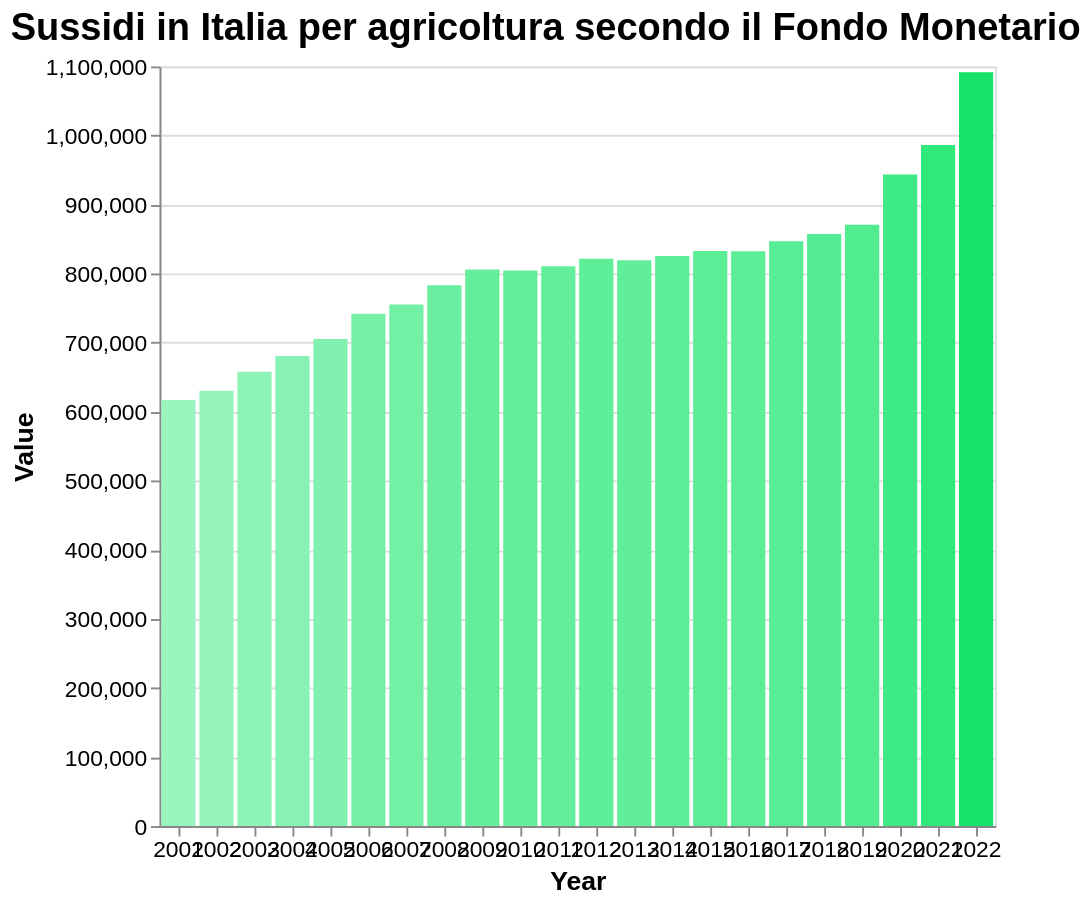

This figure's Vega-Lite source:
### Vega-Lite specification from a JSON file in a GitHub repository (floating-point values rounded to 4 significant figures)
{"$schema": "https://vega.github.io/schema/vega-lite/v5.17.0.json", "config": {"axis": {"labelFontSize": 12, "titleFontSize": 14}, "background": "transparent", "title": {"anchor": "start", "color": "black", "fontSize": 20}}, "data": {"name": "data-2aeefea6411b9a4fed7f67ff28020110"}, "datasets": {"data-2aeefea6411b9a4fed7f67ff28020110": [{"Value": 617051, "Year": 2001}, {"Value": 630369, "Year": 2002}, {"Value": 657771, "Year": 2003}, {"Value": 680718, "Year": 2004}, {"Value": 705459, "Year": 2005}, {"Value": 741766, "Year": 2006}, {"Value": 755305, "Year": 2007}, {"Value": 783156, "Year": 2008}, {"Value": 805888, "Year": 2009}, {"Value": 804370, "Year": 2010}, {"Value": 810686, "Year": 2011}, {"Value": 821712, "Year": 2012}, {"Value": 819381, "Year": 2013}, {"Value": 825502, "Year": 2014}, {"Value": 832927, "Year": 2015}, {"Value": 832265, "Year": 2016}, {"Value": 846821, "Year": 2017}, {"Value": 857245, "Year": 2018}, {"Value": 870860, "Year": 2019}, {"Value": 943494, "Year": 2020}, {"Value": 986167, "Year": 2021}, {"Value": 1091530, "Year": 2022}]}, "encoding": {"color": {"field": "Value", "legend": null, "scale": {"interpolate": "hsl", "scheme": ["#99f4be", "#18E169"]}, "type": "quantitative"}, "tooltip": [{"field": "Value", "format": ",", "type": "quantitative"}], "x": {"axis": {"labelAngle": 0}, "field": "Year", "title": "Year", "type": "ordinal"}, "y": {"field": "Value", "title": "Value", "type": "quantitative"}}, "height": 400, "mark": {"color": "#18E169", "type": "bar"}, "title": "Sussidi in Italia per agricoltura secondo il Fondo Monetario", "width": "container"}
